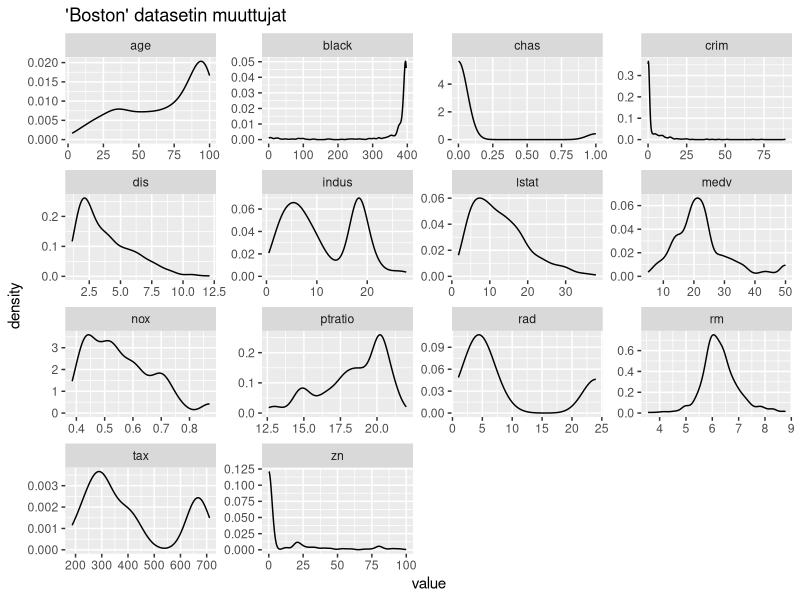
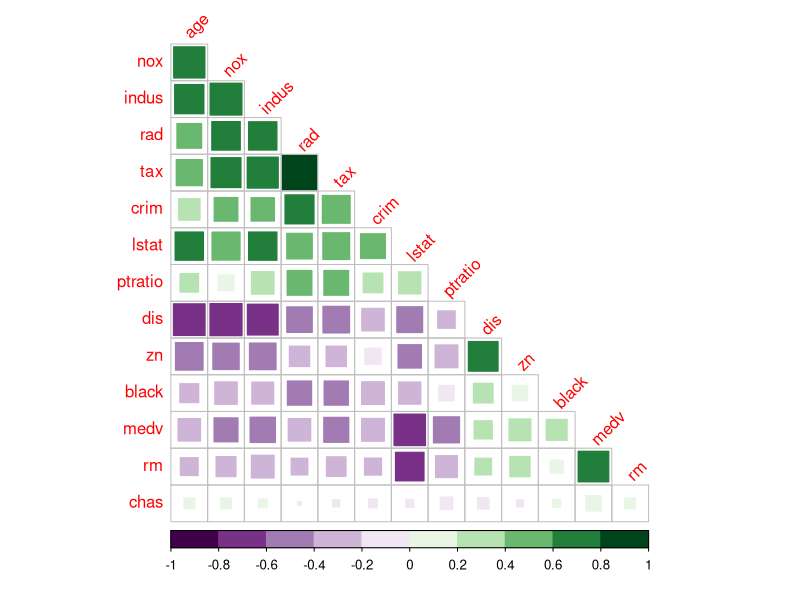
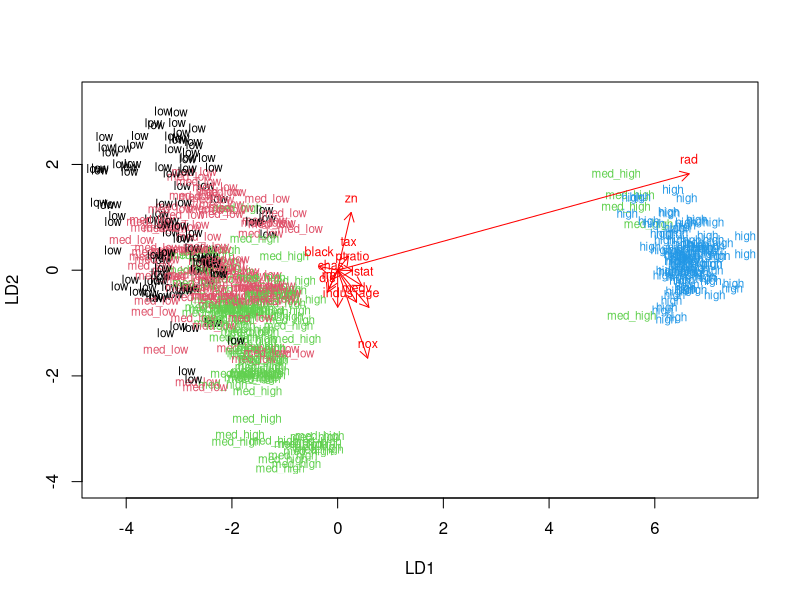
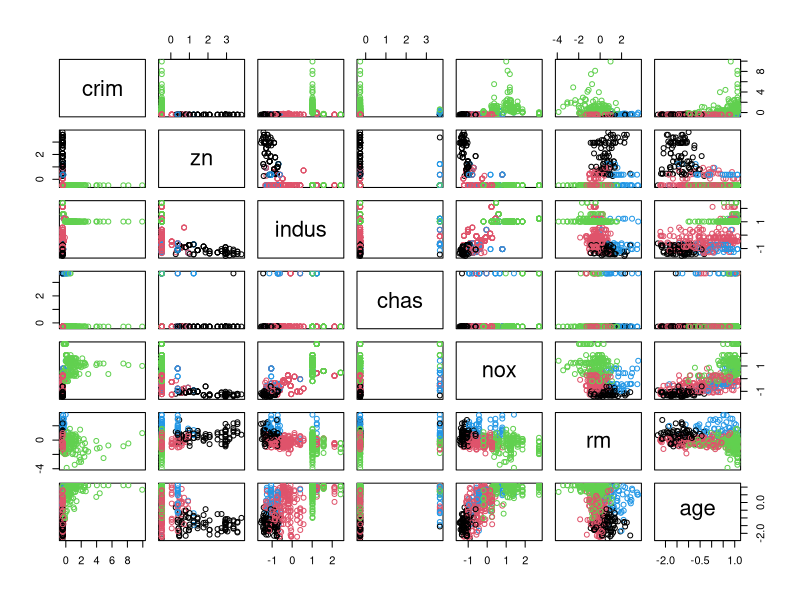
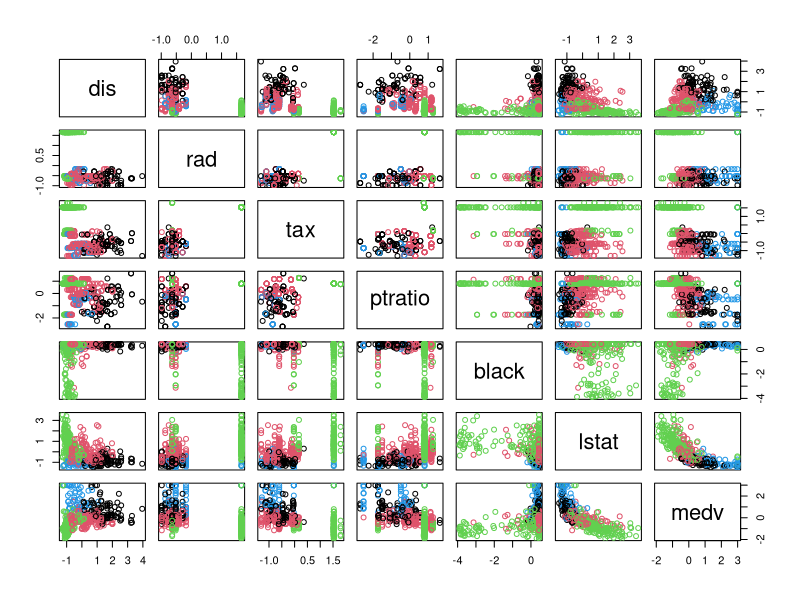
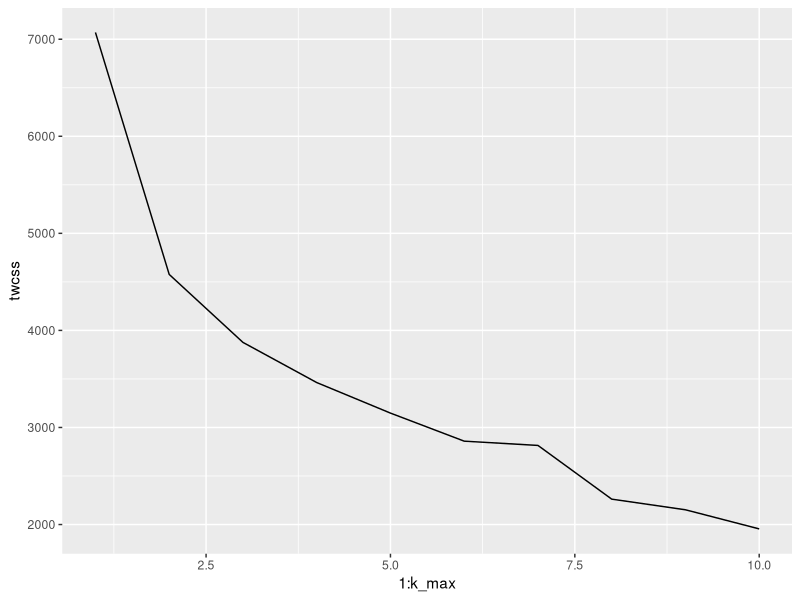
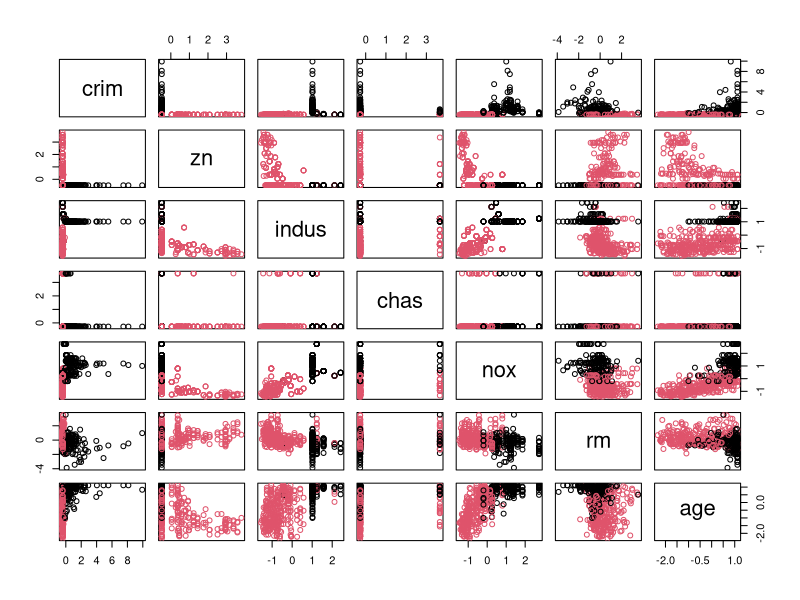
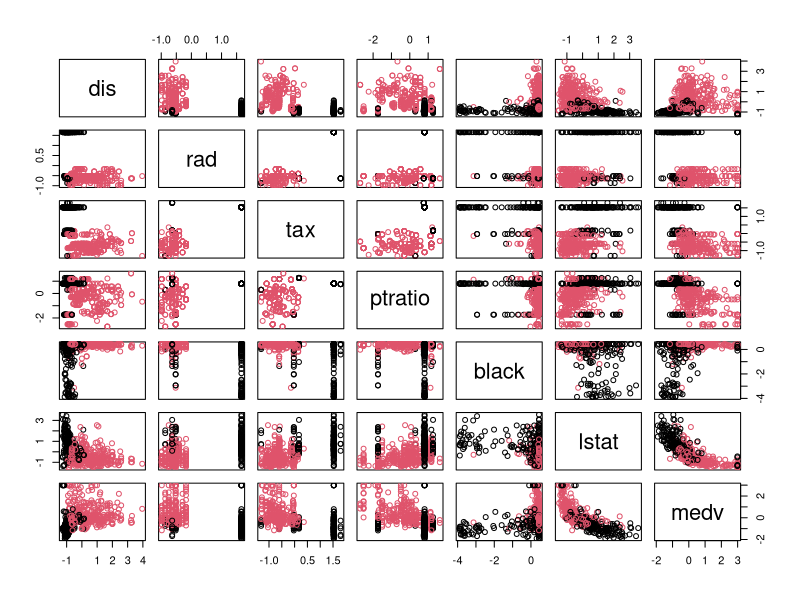

Generate these figures, in order, with R:
## ---- chunk 1
# access the MASS package and all the other libraries needed for this Assignment
library(MASS)
library(dplyr)
library(tidyr)
library(ggplot2)
library(corrplot)

# load the data
data("Boston")

# explore the dataset structure, summary and missing data
str(Boston)
summary(Boston)
sum(is.na(Boston))

## ---- chunk 2
# plots of variables
gather(Boston) %>% ggplot(aes(value)) + 
  geom_density() + 
  facet_wrap("key", scales = "free") + 
  ggtitle("'Boston' datasetin muuttujat")

## ---- chunk 3
# calculate the correlation matrix and round it
cor_matrix <- Boston %>% cor() %>% round(2)

# print the correlation matrix
cor_matrix

# visualize the correlation matrix
library(corrplot)
corrplot(cor_matrix, method="square", order = "AOE", type = "lower", tl.srt = 45, col = COL2("PRGn", 10), diag = FALSE)

## ---- chunk 4
# center and standardize variables 
boston_scaled <- as.data.frame(scale(Boston))
                          
# summaries of the scaled variables
summary(boston_scaled)

## ---- chunk 5
# create a quantile vector of crim 
bins <- quantile(boston_scaled$crim)

# create a categorical variable 'crime'
crime <- cut(boston_scaled$crim, breaks = bins, include.lowest = TRUE, labels = c("low", "med_low", "med_high", "high"))

# remove original crim from the dataset
boston_scaled <- dplyr::select(boston_scaled, -crim)

# add the new categorical value to scaled data
boston_scaled <- data.frame(boston_scaled, crime)

# look at the table of the new factor crime
table(crime)

## ---- chunk 6
# number of rows in the Boston dataset (needed to define 80 % of the rows)
n <- nrow(boston_scaled)

# choose randomly 80% of the rows
ind <- sample(n,  size = n * 0.8)

# create train set
train <- boston_scaled[ind,]

# create test set 
test <- boston_scaled[-ind,]

# save the correct classes from test data
correct_classes <- test$crime

# remove the crime variable from test data
test <- dplyr::select(test, -crime)

## ---- chunk 7
# linear discriminant analysis
lda.fit <- lda(crime ~ ., data = train)

# print the lda.fit object
lda.fit

# the function for lda biplot arrows
lda.arrows <- function(x, myscale = 1, arrow_heads = 0.1, color = "red", tex = 0.75, choices = c(1,2)){
  heads <- coef(x)
  graphics::arrows(x0 = 0, y0 = 0, 
         x1 = myscale * heads[,choices[1]], 
         y1 = myscale * heads[,choices[2]], col=color, length = arrow_heads)
  text(myscale * heads[,choices], labels = row.names(heads), 
       cex = tex, col=color, pos=3)
}

# target classes as numeric
classes <- as.numeric(train$crime)

# plot the lda results 
plot(lda.fit, dimen = 2, col = classes, pch = classes)
lda.arrows(lda.fit, myscale = 2)

## ---- chunk 8
# predict classes with test data
lda.pred <- predict(lda.fit, newdata = test)

# cross tabulate the results
table(correct = correct_classes, predicted = lda.pred$class)

## ---- chunk 9
data("Boston")
# center and standardize variables
boston_scaled2 <- as.data.frame(scale(Boston))

# euclidean distance matrix
dist_eu <- dist(boston_scaled2)

# look at the summary of the distances
summary(dist_eu)

# manhattan distance matrix
dist_man <- dist(boston_scaled2, method="manhattan")

# look at the summary of the distances
summary(dist_man)

## ---- chunk 10
# k-means clustering
km <- kmeans(boston_scaled2, centers = 4)

# plot the Boston dataset with clusters (first 7 variables)
pairs(boston_scaled2[1:7], col = km$cluster)

# plot the Boston dataset with clusters (last 7 variables)
pairs(boston_scaled2[8:14], col = km$cluster)
## ---- chunk 11
set.seed(123)

# determine the number of clusters to be 10
k_max <- 10

# calculate the total within sum of squares
twcss <- sapply(1:k_max, function(k){kmeans(boston_scaled2, k)$tot.withinss})

# visualize the results
qplot(x = 1:k_max, y = twcss, geom = 'line')

## ---- chunk 12
set.seed(123)

# k-means clustering
km <- kmeans(boston_scaled2, centers = 2)

# plot the Boston dataset with clusters (first 7 variables)
pairs(boston_scaled2[1:7], col = km$cluster)
# plot the Boston dataset with clusters (last 7 variables)
pairs(boston_scaled2[8:14], col = km$cluster)

## ---- chunk 13
# Document last knitted:
date()
